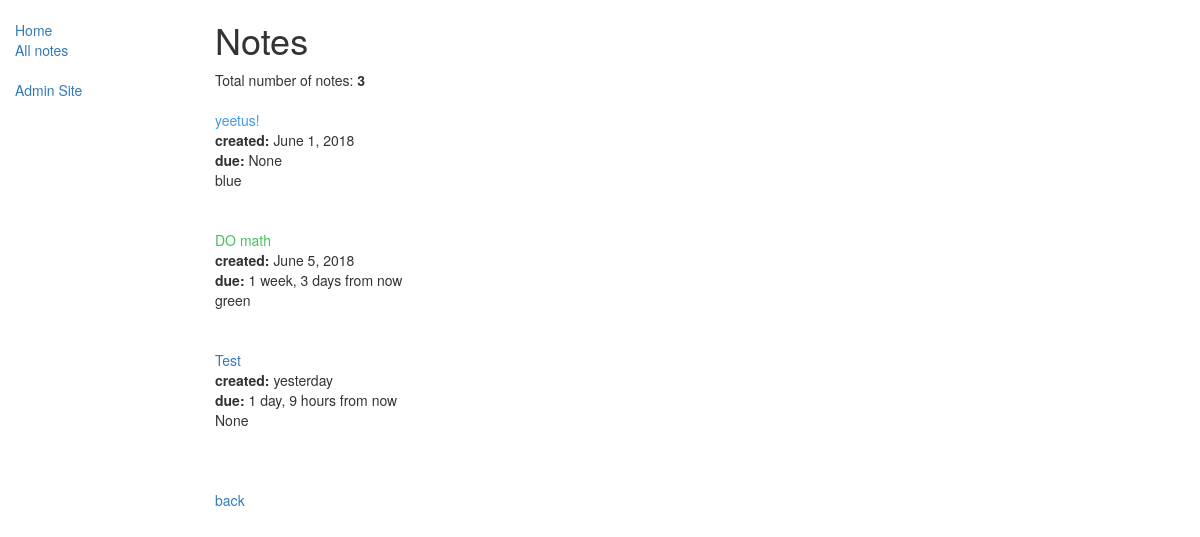
The page /notes on the database as committed earlier.
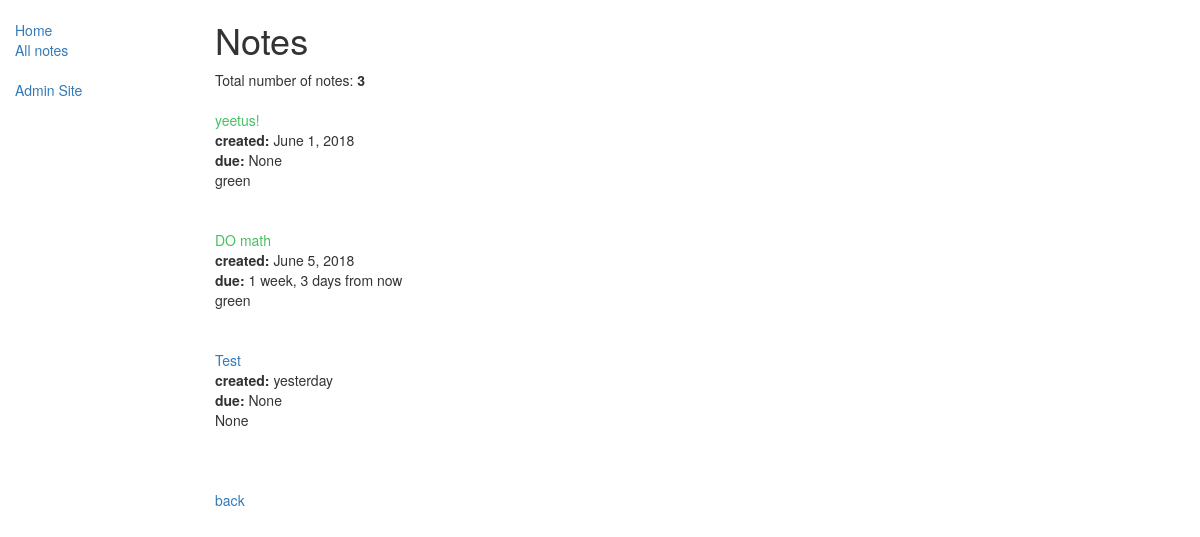
The same page on the database as committed later.
### notesApp/models.py (models this page shows, shortened)
class Note(models.Model):
    colourChoices = (
        ('blue', 'Blue'),
        ('red', 'Red'),
        ('green', 'Green'),
        ('yellow', 'Yellow'),
    )
    owner = models.ForeignKey(User, on_delete=models.CASCADE)
    title = models.CharField(
        max_length=50, help_text="Main description of your task")
    description = models.TextField(
        blank=True, null=True, help_text="Any additional information")
    colour = models.CharField(blank=True, null=True,
                              max_length=50, choices=colourChoices, help_text="Colour code the note")
    group = models.CharField(
        blank=True, null=True, max_length=50, help_text="Assign the note to a group")
    dateCreated = models.DateTimeField(
        auto_now_add=True, verbose_name='date created')
    dateDue = models.DateTimeField(
        blank=True, null=True, help_text="Set a reminder date", verbose_name='date due')
    class Meta:
        ordering = ["dateCreated"]

### notesApp/views.py (the view)
# urls.py: path('notes', views.notes, name='notes'),
def notes(request):
    notes = Note.objects.all()
    numNotes = notes.count()
    return render(request, 'notesApp/notes.html', {'notes': notes, 'numNotes': numNotes})

### templates/notesApp/notes.html
{% extends "base.html" %}
{% load humanize %}
{% block content %}
    <h1>Notes</h1>
    {% if notes %}
        Total number of notes: <b>{{ numNotes }}</b><br><br>
        {% for note in notes %}
            <a href="note/{{note.id}}" class="{{ note.colour }}">{{ note.title }}</a>
            <br>
            <b>created:</b> {{ note.dateCreated|naturalday }}<br>
            <b>due:</b> {{ note.dateDue|naturaltime }}
            <br>
            {{ note.colour }}
            <br>
            <br>
            <br>
        {% endfor %}
    {% else %}
        no notes
    {% endif %}
    <br>
    <a href="{% url 'index' %}">back</a>
{% endblock %}

Rows that differ between the two databases and show on the page:
changed Note "yeetus!": colour "blue" → "green"
changed Note "Test": dateDue "1 day, 9 hours from now" → "None"
